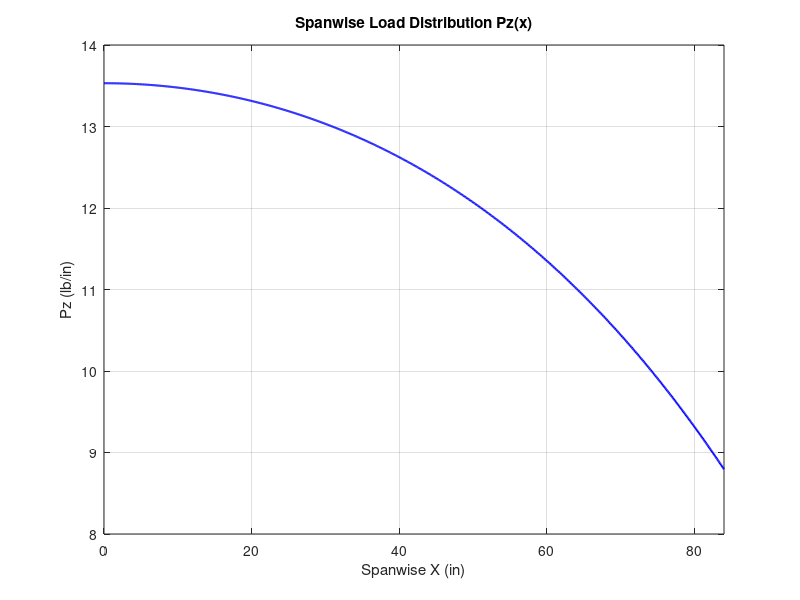
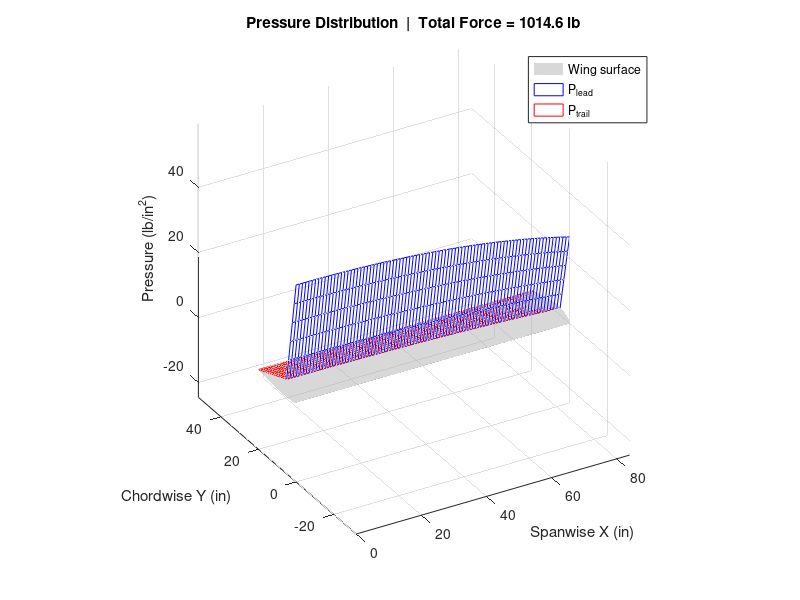

These figures' MATLAB source, in order:
%% Wing Aerodynamic Pressure Distribution
% X = spanwise [0,l], Y = chordwise [0,c], Z = out-of-plane
% Pressure split at quarter-chord: leading [0, c/4], trailing [c/4, c]

clc; clear; clf;

%% 1. Parameters

% Full-span inputs
L_total  = 4000;   % total lift, both wings (lb)
Mx_total = 10000;  % total pitching moment, both wings (lb-in)
b        = 168;    % full wingspan (in)
c        = 20;     % chord (in)
lambda   = 1;      % taper ratio = C_tip/C_root; 1 = rectangular

% One-wing quantities
L_wing  = L_total  / 2;
Mx_star = Mx_total / 2;
l       = b / 2;

% Spanwise moment per unit span: lambda=1 collapses mx = Mx*/(4l)
mx = Mx_star / (4 * l);

%% 2. Spanwise Load Distribution Pz(x)

Pz = @(x) (L_wing/(2*l)) * ((2/pi + 1/2) - (1/pi)*(x/l).^2 - (1/(4*pi))*(x/l).^4);

figure(1); clf;
plot(0:0.1:l, Pz(0:0.1:l), 'b', 'LineWidth', 1.5);
xlabel('Spanwise X (in)'); ylabel('Pz (lb/in)');
title('Spanwise Load Distribution Pz(x)');
xlim([0 l]); grid on;

%% 3. Chordwise Pressure Fields

X_span  = 0:1:l;
Y_lead  = 0:1:c/4;
Y_trail = c/4:1:c;

[Xg_l, Yg_l] = meshgrid(X_span, Y_lead);
P_lead  =  (4/c)     * Pz(Xg_l) .* (1 - 3*(Yg_l/c)) ...
         + (24*mx/c^2)           .* (1 - 5*(Yg_l/c));

[Xg_t, Yg_t] = meshgrid(X_span, Y_trail);
P_trail =  (4/(3*c)) * Pz(Xg_t) .* (1 - Yg_t/c) ...
         - (8*mx/c^2)            .* (1 - Yg_t/c);

%% 4. Total Force (compare against RF3 at root in Abaqus)

F_lead  = trapz(X_span, trapz(Y_lead,  P_lead,  1), 2);
F_trail = trapz(X_span, trapz(Y_trail, P_trail, 1), 2);
F_total = F_lead + F_trail;

fprintf('Leading  region force: %.2f lb\n', F_lead);
fprintf('Trailing region force: %.2f lb\n', F_trail);
fprintf('Total reaction force:  %.2f lb\n', F_total);

%% 5. 3D Visualization

us = [0 0.000660 0.002960 0.006880 0.012360 0.019370 0.027890 0.037870 ...
      0.049280 0.062060 0.076180 0.091570 0.108170 0.125910 0.144780 ...
      0.164790 0.185940 0.208230 0.231660 0.256230 0.281900 0.308600 ...
      0.336270 0.364820 0.394140 0.424150 0.454720 0.485740 0.517080 ...
      0.548610 0.580190 0.611670 0.642900 0.673730 0.703990 0.733530 ...
      0.762190 0.789800 0.816220 0.841280 0.864840 0.886760 0.906910 ...
      0.925170 0.941410 0.955620 0.967970 0.978590 0.987420 0.994180 ...
      0.998500 1.000000;
      0 0.005810 0.013310 0.021290 0.029580 0.038070 0.046650 0.055210 ...
      0.063660 0.071910 0.079870 0.087440 0.094540 0.101050 0.106830 ...
      0.111800 0.115910 0.119110 0.121380 0.122740 0.123250 0.122940 ...
      0.121860 0.120050 0.117580 0.114490 0.110850 0.106710 0.102140 ...
      0.097220 0.092000 0.086550 0.080940 0.075240 0.069500 0.063780 ...
      0.058120 0.052580 0.047200 0.041990 0.036990 0.032210 0.027650 ...
      0.023310 0.019150 0.015030 0.010950 0.007150 0.003960 0.001670 ...
      0.000890 0.000100]';

ls = [0 0.000020 0.001260 0.005070 0.011540 0.020150 0.030770 0.043340 ...
      0.057890 0.074410 0.092840 0.113090 0.135050 0.158600 0.183610 ...
      0.209970 0.237530 0.266170 0.295740 0.326100 0.357110 0.388610 ...
      0.420450 0.452490 0.484600 0.516740 0.548840 0.580830 0.612640 ...
      0.644190 0.675470 0.700000 0.720000 0.740000 0.768000 0.794000 ...
      0.822000 0.850000 0.880000 0.898000 0.928000 0.952000 0.980000 ...
      1.000000;
      0 -0.001030 -0.006750 -0.011650 -0.016410 -0.021020 -0.025380 ...
     -0.029370 -0.032940 -0.036130 -0.038980 -0.041520 -0.043780 ...
     -0.045750 -0.047450 -0.048870 -0.050000 -0.050840 -0.051390 ...
     -0.051620 -0.051530 -0.051100 -0.050310 -0.049100 -0.047390 ...
     -0.045160 -0.042390 -0.039120 -0.035370 -0.031160 -0.026480 ...
     -0.024000 -0.022000 -0.020000 -0.018000 -0.016000 -0.014000 ...
     -0.012000 -0.010000 -0.008000 -0.006000 -0.004000 -0.002000 ...
     -0.000100]';

profile = [us; flip(ls,1)] * c;

figure(2); clf; hold on;
[X_surf, ~] = meshgrid(X_span, profile(:,1));
Y_surf = repmat(profile(:,1), 1, length(X_span));
Z_surf = repmat(profile(:,2), 1, length(X_span));
surf(X_surf, Y_surf, Z_surf, 'EdgeColor','none', 'FaceColor',[0.7 0.7 0.7], 'FaceAlpha',0.5);

sc = 10;  % pressure scale factor for visibility
mesh(Xg_l, Yg_l, sc*P_lead,  'EdgeColor','b', 'FaceColor','none');
mesh(Xg_t, Yg_t, sc*P_trail, 'EdgeColor','r', 'FaceColor','none');

xlabel('Spanwise X (in)'); ylabel('Chordwise Y (in)'); zlabel('Pressure (lb/in^2)');
title(sprintf('Pressure Distribution  |  Total Force = %.1f lb', F_total));
legend('Wing surface','P_{lead}','P_{trail}','Location','best');
view(-30, 30); grid on;
axis equal

%% 6. Abaqus ExpressionField Strings

abaqus_lead = sprintf(...
    '(%.4f) * (%.4f * (%.5f - %.5f*pow((X/%.0f),2) - %.5f*pow((X/%.0f),4))) * (1 - 3*(Y/%.0f)) + (%.6f) * (1 - 5*(Y/%.0f))',...
    4/c, L_wing/(2*l), (2/pi+1/2), 1/pi, l, 1/(4*pi), l, c, 24*mx/c^2, c);

abaqus_trail = sprintf(...
    '(%.5f) * (%.4f * (%.5f - %.5f*pow((X/%.0f),2) - %.5f*pow((X/%.0f),4))) * (1 - Y/%.0f) - (%.6f) * (1 - Y/%.0f)',...
    4/(3*c), L_wing/(2*l), (2/pi+1/2), 1/pi, l, 1/(4*pi), l, c, 8*mx/c^2, c);

fprintf('\nLeading edge:\n  %s\n\n', abaqus_lead);
fprintf('Trailing edge:\n  %s\n',   abaqus_trail);
